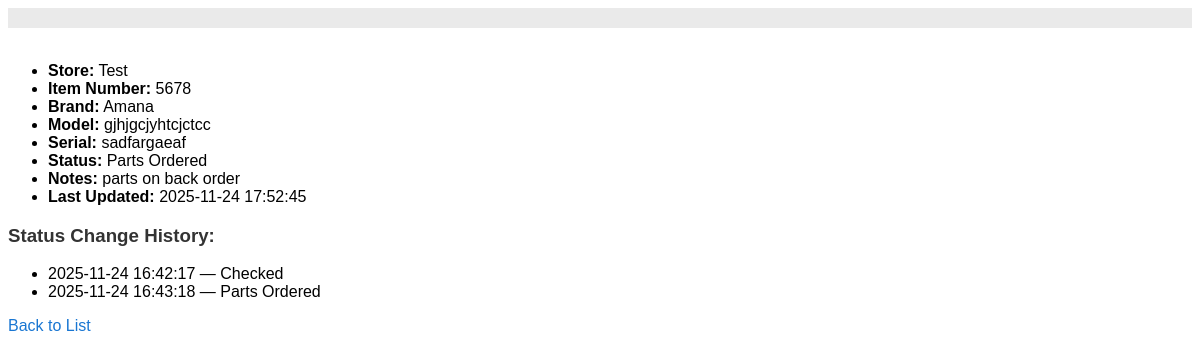
/details/Test/5678, run on the app's committed database.
### app_web.py (models this page shows)
class Appliance(db.Model):
    id = db.Column(db.Integer, primary_key=True)
    store_name = db.Column(db.String(80), nullable=False)
    item_number = db.Column(db.String(80), nullable=False)
    brand = db.Column(db.String(80), nullable=False)
    model = db.Column(db.String(80), nullable=False)
    serial = db.Column(db.String(80), nullable=False)
    status = db.Column(db.String(40), nullable=False)
    notes = db.Column(db.String(255))
    archived = db.Column(db.Boolean, default=False)
    invoice_file = db.Column(db.String(255))
    last_updated = db.Column(db.String(30), nullable=False, default=datetime.now().strftime("%Y-%m-%d %H:%M:%S"))

class StatusHistory(db.Model):
    id = db.Column(db.Integer, primary_key=True)
    appliance_id = db.Column(db.Integer, db.ForeignKey('appliance.id'))
    timestamp = db.Column(db.String(30), nullable=False)
    status = db.Column(db.String(40), nullable=False)
    appliance = db.relationship('Appliance', backref='status_history')

### app_web.py (the view)
@app.route('/details/<store_name>/<item_number>')
def details_web(store_name, item_number):
    app_rec = Appliance.query.filter_by(store_name=store_name, item_number=item_number).first()
    if not app_rec:
        return 'Appliance not found', 404
    return render_template('details.html', appliance=app_rec)

### templates/details.html (shortened to what this page needs)
<!DOCTYPE html>
<html>
<head>
    {% include 'navbar.html' %}
</head>
<body>
    <ul>
        <li><b>Store:</b> {{ appliance.store_name }}</li>
        <li><b>Item Number:</b> {{ appliance.item_number }}</li>
        <li><b>Brand:</b> {{ appliance.brand }}</li>
        <li><b>Model:</b> {{ appliance.model }}</li>
        <li><b>Serial:</b> {{ appliance.serial }}</li>
        <li><b>Status:</b> {{ appliance.status }}</li>
        <li><b>Notes:</b> {{ appliance.notes }}</li>
        <li><b>Last Updated:</b> {{ appliance.last_updated }}</li>
    </ul>
    {% if appliance.status_history %}
    <h3>Status Change History:</h3>
    <ul>
        {% for entry in appliance.status_history %}
        <li>{{ entry.timestamp }} — {{ entry.status }}</li>
        {% endfor %}
    </ul>
    {% endif %}
    <a href="/list">Back to List</a>
</body>
</html>

### templates/details.html (style rules this page uses)
body { font-family: Arial, sans-serif; }
a { color: #1976d2; text-decoration: none; }
h1, h2, h3 { color: #333; }

### data on the page
Appliance: store_name "Test", item_number "5678", brand "Amana", model "gjhjgcjyhtcjctcc", serial "sadfargaeaf", status "Parts Ordered", notes "parts on back order", last_updated "2025-11-24 17:52:45"
StatusHistory: timestamp "2025-11-24 16:42:17", status "Checked"
StatusHistory: timestamp "2025-11-24 16:43:18", status "Parts Ordered"
